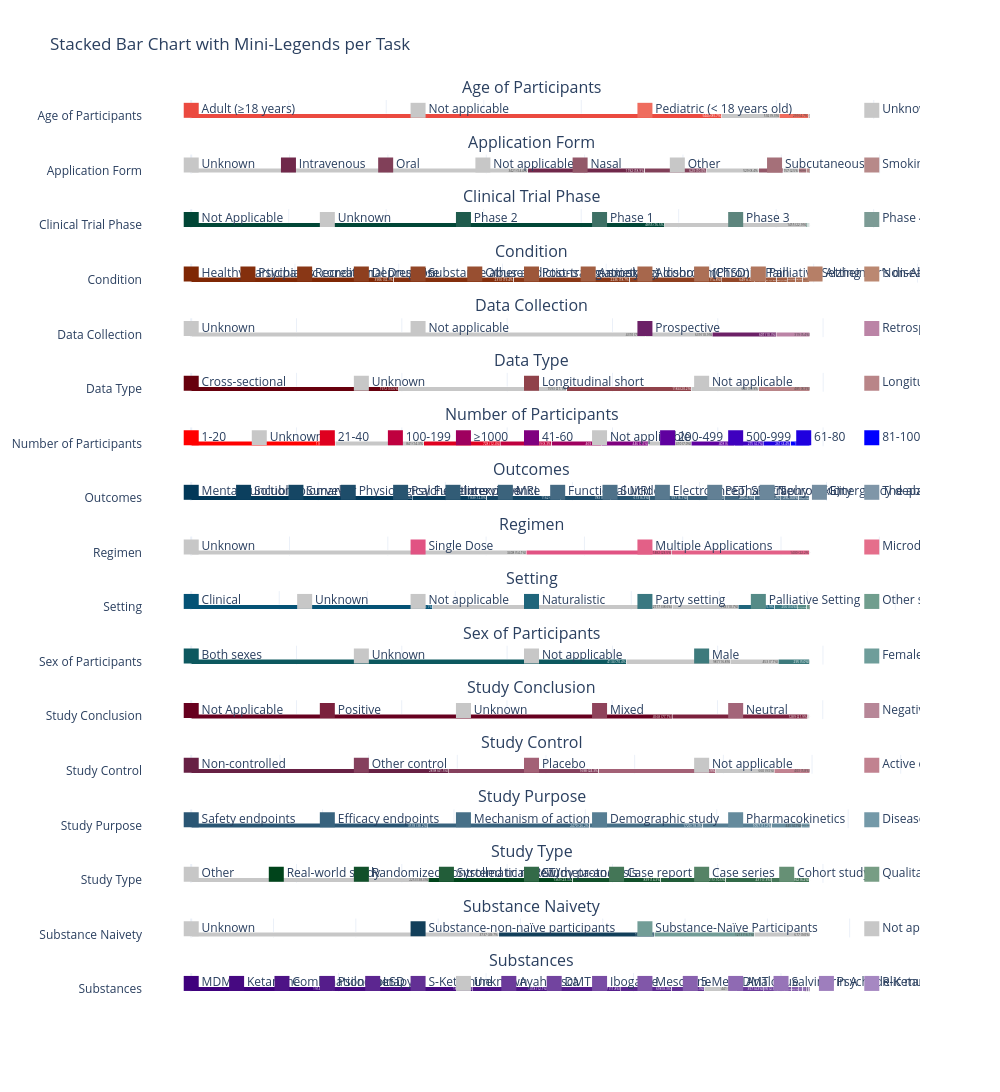

The notebook cell this image was saved under:
### Code cell
from plotly.subplots import make_subplots
import plotly.graph_objects as go
from style.colors import get_color_mapping
import numpy as np

# Count studies per task per label
label_counts = df.groupby(['task', 'label'])['study_id'].nunique().reset_index(name='count')

# Compute total studies per task for percentages
task_totals = label_counts.groupby('task')['count'].sum().reset_index(name='total')
label_counts = label_counts.merge(task_totals, on='task')
label_counts['percent'] = (label_counts['count'] / label_counts['total'] * 100).round(1)

tasks = label_counts['task'].unique()
n_tasks = len(tasks)
vertical_spacing = min(0.04, 1/(n_tasks-1))

# Create subplots
fig = make_subplots(
    rows=n_tasks, cols=1,
    shared_xaxes=False,
    vertical_spacing=vertical_spacing,
    subplot_titles=tasks,
    row_heights=[0.8]*n_tasks  # leave room for legends
)

# Add bars + mini-legend per task
for i, task in enumerate(tasks, 1):
    task_data = label_counts[label_counts['task'] == task].copy()
    task_data = task_data.sort_values(by='count', ascending=False)
    
    labels_list = task_data['label'].tolist()
    color_map = get_color_mapping(task, labels_list, type='rgb')
    
    # Add stacked bars
    for idx, row in task_data.iterrows():
        fig.add_trace(
            go.Bar(
                y=[task],
                x=[row['count']],
                name=row['label'],
                orientation='h',
                text=f"{row['count']} ({row['percent']}%)",
                textposition='inside',
                marker_color=color_map[row['label']],
                showlegend=False
            ),
            row=i, col=1
        )
    
    # Add mini-legend using Scatter traces
    total_width = sum(task_data['count']) * 1.1
    x_positions = np.linspace(0, total_width, len(labels_list))
    
    for x, lbl in zip(x_positions, labels_list):
        fig.add_trace(
            go.Scatter(
                x=[x],
                y=[-1],  # below bars, outside visible axis
                mode='markers+text',
                marker=dict(color=color_map[lbl], size=15, symbol='square'),
                text=[lbl],
                textposition='middle right',
                showlegend=False,
                hoverinfo='none'
            ),
            row=i, col=1
        )

# Hide all y-axis ticks for mini-legend and remove extra space
fig.update_yaxes(automargin=True, showticklabels=True)  # main bars visible
fig.update_xaxes(showticklabels=False)

# Make sure negative y values (for legend) do not show axis
fig.update_layout(
    barmode='stack',
    height=300*n_tasks,
    width=1000,
    title="Stacked Bar Chart with Mini-Legends per Task",
    template="plotly_white",
    margin=dict(t=100, b=100),
)

fig.show()
